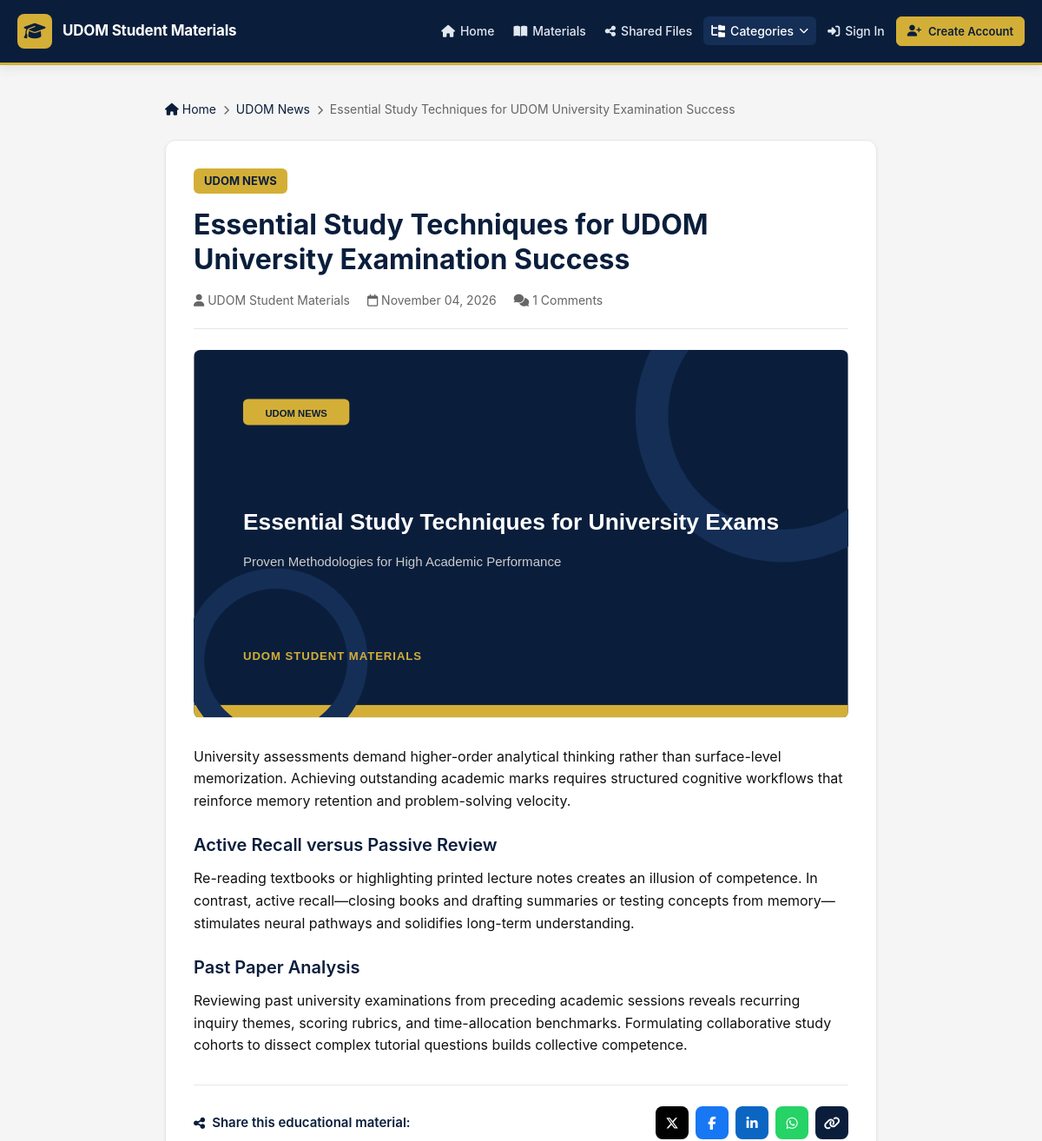
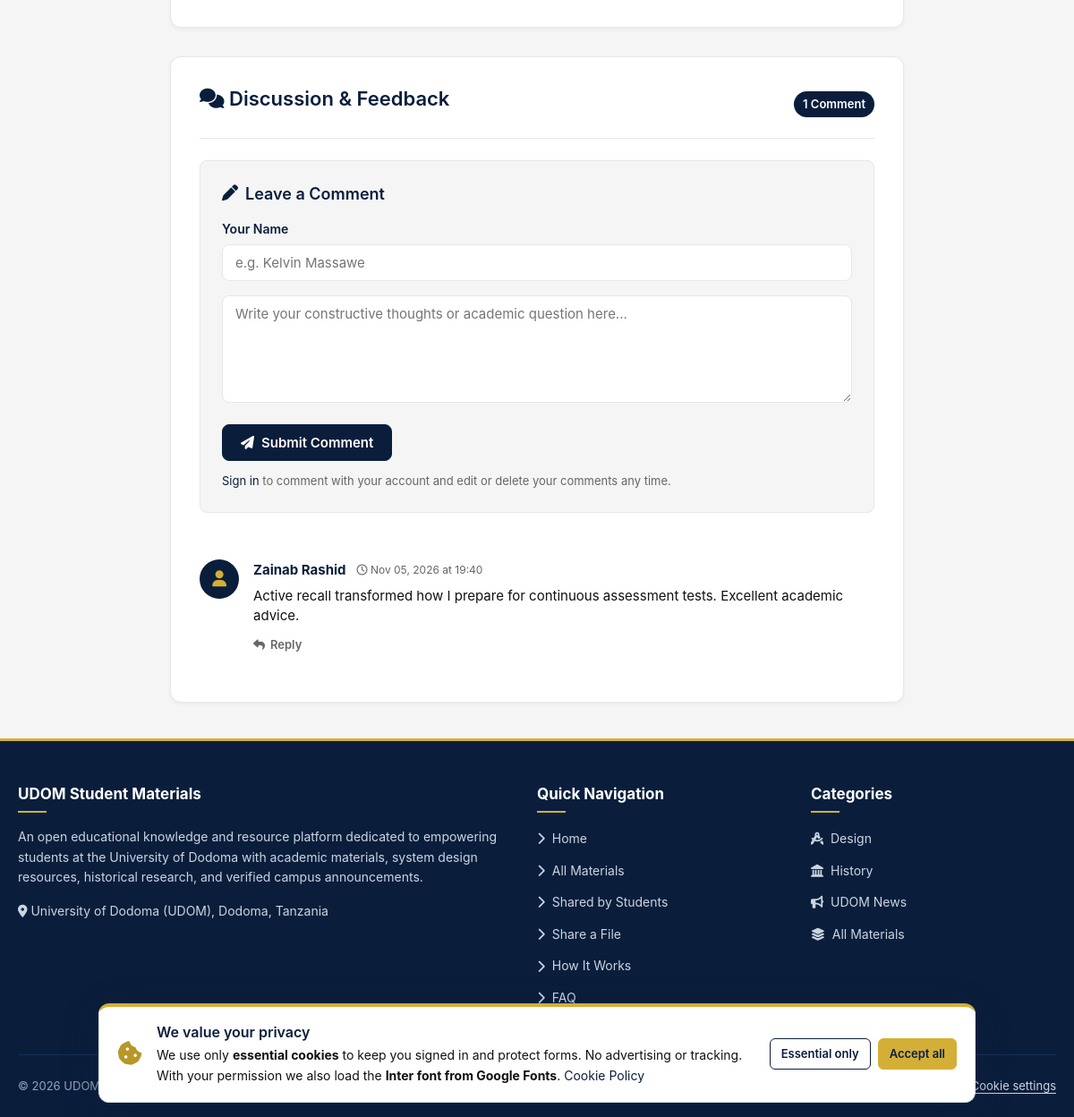
Screenshot of /post.php?id=7 with the database file from the repository (2 pictures, top to bottom).
### tables this page shows
CREATE TABLE `posts` (
  `id` INT AUTO_INCREMENT PRIMARY KEY,
  `title` VARCHAR(255) NOT NULL,
  `slug` VARCHAR(255) UNIQUE,
  `category` VARCHAR(100),
  `excerpt` TEXT,
  `content` LONGTEXT,
  `image` VARCHAR(255),
   
   
  `image_ratio` VARCHAR(10) NOT NULL DEFAULT 'auto',
  `image_width` INT UNSIGNED DEFAULT NULL,    
  `image_height` INT UNSIGNED DEFAULT NULL,
  `allow_image_download` TINYINT(1) NOT NULL DEFAULT 0,  
  `author` VARCHAR(100) DEFAULT 'UDOM Student Materials',
  `created_at` TIMESTAMP DEFAULT CURRENT_TIMESTAMP,
  `updated_at` TIMESTAMP DEFAULT CURRENT_TIMESTAMP ON UPDATE CURRENT_TIMESTAMP,
  CONSTRAINT `fk_posts_category` FOREIGN KEY (`category`) REFERENCES `categories` (`name`)
    ON UPDATE CASCADE ON DELETE RESTRICT
);

CREATE TABLE `comments` (
  `id` INT AUTO_INCREMENT PRIMARY KEY,
  `post_id` INT NOT NULL,
  `name` VARCHAR(100) NOT NULL,
  `comment` TEXT NOT NULL,
  `created_at` TIMESTAMP DEFAULT CURRENT_TIMESTAMP,
  FOREIGN KEY (`post_id`) REFERENCES `posts` (`id`) ON DELETE CASCADE
);

CREATE TABLE `categories` (
  `id` INT AUTO_INCREMENT PRIMARY KEY,
  `name` VARCHAR(100) NOT NULL UNIQUE,
  `description` VARCHAR(300) DEFAULT NULL,
  `icon` VARCHAR(50) NOT NULL DEFAULT 'fa-folder',
  `created_at` TIMESTAMP DEFAULT CURRENT_TIMESTAMP
);

### post.php (the view, shortened to what the rows shown need)
<?php
require_once __DIR__ . '/config/db.php';
$post_id = isset($_GET['id']) && is_numeric($_GET['id']) ? (int) $_GET['id'] : 0;
$stmt = $pdo->prepare("SELECT * FROM posts WHERE id = :id LIMIT 1");
$stmt->execute([':id' => $post_id]);
$post = $stmt->fetch();
$viewer = current_user();
$old = [];
$reply_to = (int) input_text($_GET, 'reply', '0');
$edit_id = (int) input_text($_GET, 'edit', '0');
$focus_id = 0;
$comment_tree = get_comment_tree($pdo, $post_id);
$total_comments = $comment_tree['count'];
$comment_ctx = ['post_id' => $post_id, 'user' => $viewer, 'reply_to' => $reply_to, 'edit_id' => $edit_id, 'old' => $old];
require_once __DIR__ . '/includes/header.php';
?>
<main class="main-content">
  <div class="container post-detail-container">
    <nav class="breadcrumb-nav" aria-label="Breadcrumbs">
      <a href="index.php"><i class="fa-solid fa-house"></i> Home</a>
      <span><i class="fa-solid fa-chevron-right" style="font-size: 11px;"></i></span>
      <a href="index.php?category=<?php echo urlencode($post['category']); ?>">
        <?php echo sanitize($post['category']); ?>
      </a>
      <span><i class="fa-solid fa-chevron-right" style="font-size: 11px;"></i></span>
      <span class="text-muted"><?php echo sanitize($post['title']); ?></span>
    </nav>
    <article class="post-detail-article">
      <header class="post-detail-header">
        <span class="post-detail-category"><?php echo sanitize($post['category']); ?></span>
        <h1 class="post-detail-title"><?php echo sanitize($post['title']); ?></h1>
        <div class="post-detail-meta">
          <span><i class="fa-solid fa-user"></i>
            <?php echo sanitize($post['author'] ?: 'UDOM Student Materials'); ?></span>
          <span><i class="fa-regular fa-calendar"></i>
            <?php echo date('F d, Y', strtotime($post['created_at'])); ?></span>
          <span><i class="fa-solid fa-comments"></i> <?php echo $total_comments; ?> Comments</span>
        </div>
      </header>
      <div class="post-detail-featured-image is-<?php echo post_image_orientation($post); ?>"
        style="<?php echo post_image_style($post); ?>">
        <img src="<?php echo post_image_url($post['image']); ?>" alt="<?php echo sanitize($post['title']); ?>"
          data-fallback="uploads/<?php echo DEFAULT_POST_IMAGE; ?>">
      </div>
      <div class="post-detail-content">
        <?php echo clean_post_html($post['content']); ?>
      </div>
    </article>
    <section class="comments-section" id="comments">
      <div class="comments-header">
        <h2><i class="fa-solid fa-comments"></i> Discussion &amp; Feedback</h2>
        <span class="comments-count-badge"><?php echo $total_comments; ?>
          <?php echo $total_comments === 1 ? 'Comment' : 'Comments'; ?></span>
      </div>
      <div class="comments-list"<?php echo $focus_id ? ' data-focus="comment-' . $focus_id . '"' : ''; ?>>
        <?php if ($comment_tree['roots']): ?>
          <?php foreach ($comment_tree['roots'] as $root): ?>
            <?php echo render_comment($root, $comment_tree, 1, $comment_ctx); ?>
          <?php endforeach; ?>
        <?php endif; ?>
      </div>
    </section>
  </div>
</main>
<?php require_once __DIR__ . '/includes/footer.php'; ?>

### includes/comments.php (shortened to what the rows shown need)
<?php
function can_manage_comment(array $comment): bool
{
    return in_array((int) $comment['id'], array_map('intval', $_SESSION['my_comments'] ?? []), true);
}
function is_admin_viewer(): bool
{
    return !empty($_SESSION['admin_logged_in']);
}
function get_comment_tree(PDO $pdo, int $post_id): array
{
    $stmt = $pdo->prepare(
        'SELECT c.*, u.full_name AS user_full_name, u.avatar AS user_avatar
         FROM comments c LEFT JOIN users u ON u.id = c.user_id
         WHERE c.post_id = :post ORDER BY c.created_at ASC, c.id ASC'
    );
    $stmt->execute([':post' => $post_id]);
    $tree = ['roots' => [], 'children' => [], 'by_id' => [], 'count' => 0];
    foreach ($stmt->fetchAll() as $c) {
        $tree['by_id'][(int) $c['id']] = $c;
        if ($c['deleted_at'] === null) {
            $tree['count']++;
        }
    }
    foreach ($tree['by_id'] as $id => $c) {
        $parent = (int) $c['parent_id'];
        if ($parent && isset($tree['by_id'][$parent])) {
            $tree['children'][$parent][] = $c;
        } else {
            $tree['roots'][] = $c;
        }
    }
    $tree['roots'] = array_reverse($tree['roots']);
    return $tree;
}
function render_comment(array $c, array $tree, int $depth, array $ctx): string
{
    $id = (int) $c['id'];
    $post_id = (int) $ctx['post_id'];
    $deleted = $c['deleted_at'] !== null;
    $mine = can_manage_comment($c);
    $admin = is_admin_viewer();
    $name = $c['user_full_name'] ?: $c['name'];
    $base = 'post.php?id=' . $post_id;
    $avatar = $c['user_id'] && !$deleted
        ? user_avatar_html(['full_name' => $name, 'avatar' => $c['user_avatar']], '', 'avatar comment-avatar-img')
        : '<div class="comment-avatar"><i class="fa-solid ' . ($deleted ? 'fa-comment-slash' : 'fa-user') . '"></i></div>';
    $html = '<article class="comment-item' . ($deleted ? ' is-deleted' : '') . ($mine ? ' is-mine' : '') . '" id="comment-' . $id . '" data-comment-id="' . $id . '">'
        . $avatar . '<div class="comment-content">';
    if ($deleted) {
        $html .= '<p class="comment-text comment-deleted-text"><i class="fa-solid fa-trash-can"></i> This comment was deleted.</p>';
    } else {
        $html .= '<div class="comment-meta"><span class="comment-author">' . sanitize($name) . '</span>';
        $html .= '<span class="comment-date"><i class="fa-regular fa-clock"></i> '
            . date('M d, Y \a\t H:i', strtotime($c['created_at'])) . '</span>';
        $html .= '</div>';
        $parent = $c['parent_id'] ? ($tree['by_id'][(int) $c['parent_id']] ?? null) : null;
        $editing = $mine && (int) $ctx['edit_id'] === $id;
        $html .= '<p class="comment-text"' . ($editing ? ' hidden' : '') . '>' . nl2br(sanitize($c['comment'])) . '</p>';
        $html .= '<div class="comment-actions">'
            . '<a href="' . $base . '&amp;reply=' . $id . '#reply-' . $id . '" class="comment-action" data-reply-to="' . $id . '" data-reply-name="' . sanitize($name) . '">'
            . '<i class="fa-solid fa-reply"></i> Reply</a>';
        $html .= '</div>';
    }
    $replies = $tree['children'][$id] ?? [];
    return $html . '</div></article>';
}

### includes/footer.php (shortened to what the rows shown need)
<footer class="site-footer">
  <div class="container">
    <div class="footer-grid">
      <div class="footer-col">
        <ul class="footer-links">
          <?php foreach (get_categories() as $footer_cat): ?>
            <li>
              <a href="<?php echo sanitize(home_url('', $footer_cat['name'])); ?>">
                <i class="fa-solid <?php echo category_icon($footer_cat['name']); ?>"></i>
                <?php echo sanitize($footer_cat['name']); ?>
              </a>
            </li>
          <?php endforeach; ?>
        </ul>
      </div>
    </div>
  </div>
</footer>
<?php $banner_prefix = ''; require __DIR__ . '/cookie_banner.php'; ?>
</body>
</html>

### rows the page displays
posts: category "UDOM News", title "Essential Study Techniques for UDOM University Examination Success", category "UDOM NEWS", author "UDOM Student Materials", created_at "November 04, 2026", image (picture), content "University assessments demand higher-order analytical thinking rather than surface-level memorization. Achieving outstanding academic marks requires structured cognitive workflows that reinforce memory retention and problem-solving velocity. Active Recall versus Passive Review Re-reading textbooks or highlighting printed lecture notes creates an illusion of competence. In contrast, active recall—closing books and drafting summaries or testing concepts from memory—stimulates neural pathways and solidifies long-term understanding. Past Paper Analysis Reviewing past university examinations from preceding academic sessions reveals recurring inquiry themes, scoring rubrics, and time-allocation…"
comments: id "1", name "Zainab Rashid", created_at "Nov 05, 2026 at 19:40", comment "Active recall transformed how I prepare for continuous assessment tests. Excellent academic advice."
categories: name "Design"
categories: name "History"
categories: name "UDOM News"
